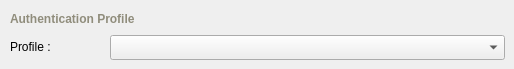
            <widget class="QWidget" name="widgetStackWirelessAuthenticationProfilePage" >
             <widget class="QLabel" name="headerWirelessAuthenticationProfile" >
              <property name="geometry" >
               <rect>
                <x>10</x>
                <y>10</y>
                <width>460</width>
                <height>18</height>
               </rect>
              </property>
              <property name="minimumSize" >
               <size>
                <width>460</width>
                <height>18</height>
               </size>
              </property>
              <property name="maximumSize" >
               <size>
                <width>460</width>
                <height>18</height>
               </size>
              </property>
              <property name="palette" >
               <palette>
                <active>
                 <colorrole role="WindowText" >
                  <brush brushstyle="SolidPattern" >
                   <color alpha="255" >
                    <red>144</red>
                    <green>141</green>
                    <blue>124</blue>
                   </color>
                  </brush>
                 </colorrole>
                </active>
                <inactive>
                 <colorrole role="WindowText" >
                  <brush brushstyle="SolidPattern" >
                   <color alpha="255" >
                    <red>144</red>
                    <green>141</green>
                    <blue>124</blue>
                   </color>
                  </brush>
                 </colorrole>
                </inactive>
                <disabled>
                 <colorrole role="WindowText" >
                  <brush brushstyle="SolidPattern" >
                   <color alpha="255" >
                    <red>119</red>
                    <green>119</green>
                    <blue>119</blue>
                   </color>
                  </brush>
                 </colorrole>
                </disabled>
               </palette>
              </property>
              <property name="font" >
               <font>
                <pointsize>9</pointsize>
                <weight>75</weight>
                <bold>true</bold>
               </font>
              </property>
              <property name="lineWidth" >
               <number>0</number>
              </property>
              <property name="text" >
               <string>Authentication Profile</string>
              </property>
              <property name="alignment" >
               <set>Qt::AlignLeading|Qt::AlignLeft|Qt::AlignVCenter</set>
              </property>
              <property name="margin" >
               <number>0</number>
              </property>
              <property name="indent" >
               <number>0</number>
              </property>
             </widget>
             <widget class="QComboBox" name="dataComboWirelessProfile" >
              <property name="geometry" >
               <rect>
                <x>110</x>
                <y>35</y>
                <width>395</width>
                <height>25</height>
               </rect>
              </property>
              <property name="minimumSize" >
               <size>
                <width>395</width>
                <height>25</height>
               </size>
              </property>
              <property name="maximumSize" >
               <size>
                <width>395</width>
                <height>25</height>
               </size>
              </property>
             </widget>
             <widget class="QLabel" name="labelComboWirelessProfile" >
              <property name="geometry" >
               <rect>
                <x>10</x>
                <y>38</y>
                <width>100</width>
                <height>18</height>
               </rect>
              </property>
              <property name="minimumSize" >
               <size>
                <width>100</width>
                <height>18</height>
               </size>
              </property>
              <property name="maximumSize" >
               <size>
                <width>100</width>
                <height>18</height>
               </size>
              </property>
              <property name="palette" >
               <palette>
                <active>
                 <colorrole role="WindowText" >
                  <brush brushstyle="SolidPattern" >
                   <color alpha="255" >
                    <red>0</red>
                    <green>0</green>
                    <blue>0</blue>
                   </color>
                  </brush>
                 </colorrole>
                </active>
                <inactive>
                 <colorrole role="WindowText" >
                  <brush brushstyle="SolidPattern" >
                   <color alpha="255" >
                    <red>0</red>
                    <green>0</green>
                    <blue>0</blue>
                   </color>
                  </brush>
                 </colorrole>
                </inactive>
                <disabled>
                 <colorrole role="WindowText" >
                  <brush brushstyle="SolidPattern" >
                   <color alpha="255" >
                    <red>119</red>
                    <green>119</green>
                    <blue>119</blue>
                   </color>
                  </brush>
                 </colorrole>
                </disabled>
               </palette>
              </property>
              <property name="lineWidth" >
               <number>0</number>
              </property>
              <property name="text" >
               <string>Profile :</string>
              </property>
              <property name="indent" >
               <number>0</number>
              </property>
             </widget>
            </widget>
